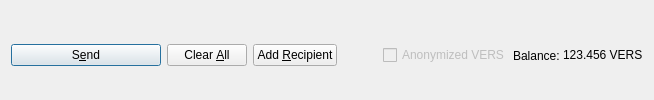
         <widget class="QFrame" name="frame_Send">
          <layout class="QHBoxLayout" name="horizontalLayout">
           <property name="bottomMargin">
            <number>0</number>
           </property>
           <item>
            <widget class="QPushButton" name="sendButton">
             <property name="minimumSize">
              <size>
               <width>150</width>
               <height>0</height>
              </size>
             </property>
             <property name="toolTip">
              <string>Confirm the send action</string>
             </property>
             <property name="text">
              <string>S&amp;end</string>
             </property>
             <property name="icon">
              <iconset resource="../versess.qrc">
               <normaloff>:/icons/send</normaloff>:/icons/send</iconset>
             </property>
             <property name="autoDefault">
              <bool>false</bool>
             </property>
             <property name="default">
              <bool>true</bool>
             </property>
            </widget>
           </item>
           <item>
            <widget class="QPushButton" name="clearButton">
             <property name="sizePolicy">
              <sizepolicy hsizetype="Minimum" vsizetype="Fixed">
               <horstretch>0</horstretch>
               <verstretch>0</verstretch>
              </sizepolicy>
             </property>
             <property name="toolTip">
              <string>Clear all fields of the form.</string>
             </property>
             <property name="text">
              <string>Clear &amp;All</string>
             </property>
             <property name="icon">
              <iconset resource="../versess.qrc">
               <normaloff>:/icons/remove</normaloff>:/icons/remove</iconset>
             </property>
             <property name="autoDefault">
              <bool>false</bool>
             </property>
            </widget>
           </item>
           <item>
            <widget class="QPushButton" name="addButton">
             <property name="toolTip">
              <string>Send to multiple recipients at once</string>
             </property>
             <property name="text">
              <string>Add &amp;Recipient</string>
             </property>
             <property name="icon">
              <iconset resource="../versess.qrc">
               <normaloff>:/icons/add</normaloff>:/icons/add</iconset>
             </property>
             <property name="autoDefault">
              <bool>false</bool>
             </property>
            </widget>
           </item>
           <item>
            <spacer name="horizontalSpacer">
             <property name="orientation">
              <enum>Qt::Horizontal</enum>
             </property>
             <property name="sizeHint" stdset="0">
              <size>
               <width>40</width>
               <height>20</height>
              </size>
             </property>
            </spacer>
           </item>
           <item>
            <layout class="QHBoxLayout" name="horizontalLayout_2">
             <property name="spacing">
              <number>3</number>
             </property>
             <item>
              <widget class="QCheckBox" name="checkzVERS">
               <property name="enabled">
                <bool>false</bool>
               </property>
               <property name="text">
                <string>Anonymized VERS</string>
               </property>
              </widget>
             </item>
             <item>
              <widget class="QLabel" name="label">
               <property name="text">
                <string>Balance:</string>
               </property>
              </widget>
             </item>
             <item>
              <widget class="QLabel" name="labelBalance">
               <property name="sizePolicy">
                <sizepolicy hsizetype="Preferred" vsizetype="Fixed">
                 <horstretch>0</horstretch>
                 <verstretch>0</verstretch>
                </sizepolicy>
               </property>
               <property name="cursor">
                <cursorShape>IBeamCursor</cursorShape>
               </property>
               <property name="text">
                <string notr="true">123.456 VERS</string>
               </property>
               <property name="textInteractionFlags">
                <set>Qt::LinksAccessibleByMouse|Qt::TextSelectableByKeyboard|Qt::TextSelectableByMouse</set>
               </property>
              </widget>
             </item>
            </layout>
           </item>
          </layout>
         </widget>
